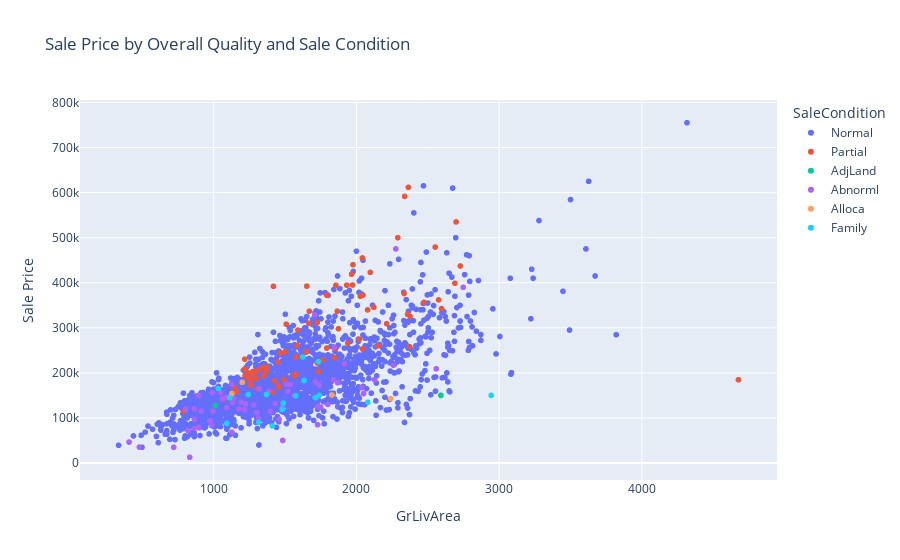

The code cell stored with this chart in its notebook:
### Code cell
fig = px.scatter(housing, x='GrLivArea', 
                 y='SalePrice', 
                 color='SaleCondition',
                 title='Sale Price by Overall Quality and Sale Condition',
                 labels={'OverallQual': 'Overall Quality', 'SalePrice': 'Sale Price'},
                 category_orders={'OverallQual': sorted(housing['OverallQual'].unique())})
fig.show()

### Figure 1 — Plotly figure (JSON) as saved in the notebook; plotly's stock layout.template omitted (floating-point values rounded to 4 significant figures; data arrays with more than 128 entries replaced by an {"elided": "..."} marker saying what was removed)
{"data": [{"hovertemplate": "SaleCondition=Normal<br>GrLivArea=%{x}<br>Sale Price=%{y}<extra></extra>", "legendgroup": "Normal", "marker": {"color": "#636efa", "symbol": "circle"}, "mode": "markers", "name": "Normal", "showlegend": true, "type": "scattergl", "x": {"elided": "2414 int values"}, "xaxis": "x", "y": {"elided": "2414 int values"}, "yaxis": "y"}, {"hovertemplate": "SaleCondition=Partial<br>GrLivArea=%{x}<br>Sale Price=%{y}<extra></extra>", "legendgroup": "Partial", "marker": {"color": "#EF553B", "symbol": "circle"}, "mode": "markers", "name": "Partial", "showlegend": true, "type": "scattergl", "x": [1246, 1274, 789, 1458, 1258, 2376, 1565, 1973, 1726, 1335, 1652, 2021, 1412, 1761, 2290, 1726, 1492, 2097, 1310, 1590, 2122, 1584, 1368, 2576, 2046, 2552, 1846, 1468, 4676, 1866, 1428, 1220, 1302, 1158, 1258, 2698, 1580, 2690, 1792, 1372, 2078, 1966, 2728, 2028, 2042, 1856, 2334, 2364, 1369, 1874, 1939, 2338, 1419, 1456, 1651, 2042, 1218, 1500, 1352, 2212, 1508, 1266, 2473, 1241, 2373, 2596, 1852, 1278, 2152, 1666, 2358, 1072, 1301, 1976, 1737, 1792, 1932, 1218, 1670, 1450, 1151, 1576], "xaxis": "x", "y": [187687, 203000, 115000, 168165, 173500, 325300, 193800, 395000, 222000, 210400, 392500, 274725, 156932, 227875, 500067, 311872, 185101, 423000, 164990, 294900, 345474, 261329, 202665, 361919, 372500, 479069, 233555, 244600, 184750, 336860, 182000, 194000, 204000, 158000, 172500, 535000, 235128, 398800, 255000, 212700, 339750, 419005, 437154, 369900, 253293, 394432, 376162, 611657, 213133, 297900, 266000, 591587, 392000, 170440, 246500, 455000, 230348, 246578, 194000, 309000, 308030, 185485, 356383, 199900, 258000, 342643, 252678, 198600, 260116, 310090, 329900, 142500, 187750, 440000, 203160, 372397, 394617, 208300, 336820, 224243, 166000, 197000], "yaxis": "y"}, {"hovertemplate": "SaleCondition=AdjLand<br>GrLivArea=%{x}<br>Sale Price=%{y}<extra></extra>", "legendgroup": "AdjLand", "marker": {"color": "#00cc96", "symbol": "circle"}, "mode": "markers", "name": "AdjLand", "showlegend": true, "type": "scattergl", "x": [2592, 1012], "xaxis": "x", "y": [150000, 127500], "yaxis": "y"}, {"hovertemplate": "SaleCondition=Abnorml<br>GrLivArea=%{x}<br>Sale Price=%{y}<extra></extra>", "legendgroup": "Abnorml", "marker": {"color": "#ab63fa", "symbol": "circle"}, "mode": "markers", "name": "Abnorml", "showlegend": true, "type": "scattergl", "x": [1868, 2748, 1739, 2276, 1915, 1396, 1132, 1176, 1484, 1458, 995, 2559, 974, 1320, 992, 864, 2039, 1800, 1714, 2259, 1216, 864, 804, 1537, 832, 864, 912, 1059, 1709, 1281, 1050, 1750, 2126, 1224, 720, 1509, 1482, 1141, 894, 1192, 1844, 480, 1721, 1126, 1432, 1128, 1520, 1092, 1728, 2050, 819, 1838, 987, 1302, 1092, 407, 1315, 896, 1386, 1566, 1728], "xaxis": "x", "y": [178000, 390000, 172500, 475000, 220000, 115000, 134000, 119900, 50000, 97500, 115000, 209000, 93500, 164500, 155891, 120000, 167000, 130000, 180000, 217000, 118500, 97000, 119000, 174000, 12789, 76500, 115000, 142500, 328900, 128500, 156000, 124000, 185000, 131000, 34900, 175000, 125000, 142500, 149900, 135000, 257000, 35311, 145000, 175000, 132000, 68400, 159434, 123000, 125000, 154000, 72000, 185000, 85400, 112000, 146000, 46500, 99500, 79000, 158900, 150000, 84900], "yaxis": "y"}, {"hovertemplate": "SaleCondition=Alloca<br>GrLivArea=%{x}<br>Sale Price=%{y}<extra></extra>", "legendgroup": "Alloca", "marker": {"color": "#FFA15A", "symbol": "circle"}, "mode": "markers", "name": "Alloca", "showlegend": true, "type": "scattergl", "x": [1200, 1828, 1128, 2240], "xaxis": "x", "y": [179000, 150909, 154204, 142953], "yaxis": "y"}, {"hovertemplate": "SaleCondition=Family<br>GrLivArea=%{x}<br>Sale Price=%{y}<extra></extra>", "legendgroup": "Family", "marker": {"color": "#19d3f3", "symbol": "circle"}, "mode": "markers", "name": "Family", "showlegend": true, "type": "scattergl", "x": [1092, 1712, 1411, 1625, 1733, 2944, 1242, 1633, 1316, 1740, 2080, 1112, 1033, 1480, 1488, 1370, 1576], "xaxis": "x", "y": [88000, 145000, 82500, 235000, 225000, 150000, 152000, 183000, 90000, 150000, 135000, 144800, 165000, 119000, 133000, 152000, 149000], "yaxis": "y"}], "layout": {"legend": {"title": {"text": "SaleCondition"}, "tracegroupgap": 0}, "title": {"text": "Sale Price by Overall Quality and Sale Condition"}, "xaxis": {"anchor": "y", "domain": [0, 1], "title": {"text": "GrLivArea"}}, "yaxis": {"anchor": "x", "domain": [0, 1], "title": {"text": "Sale Price"}}}}
